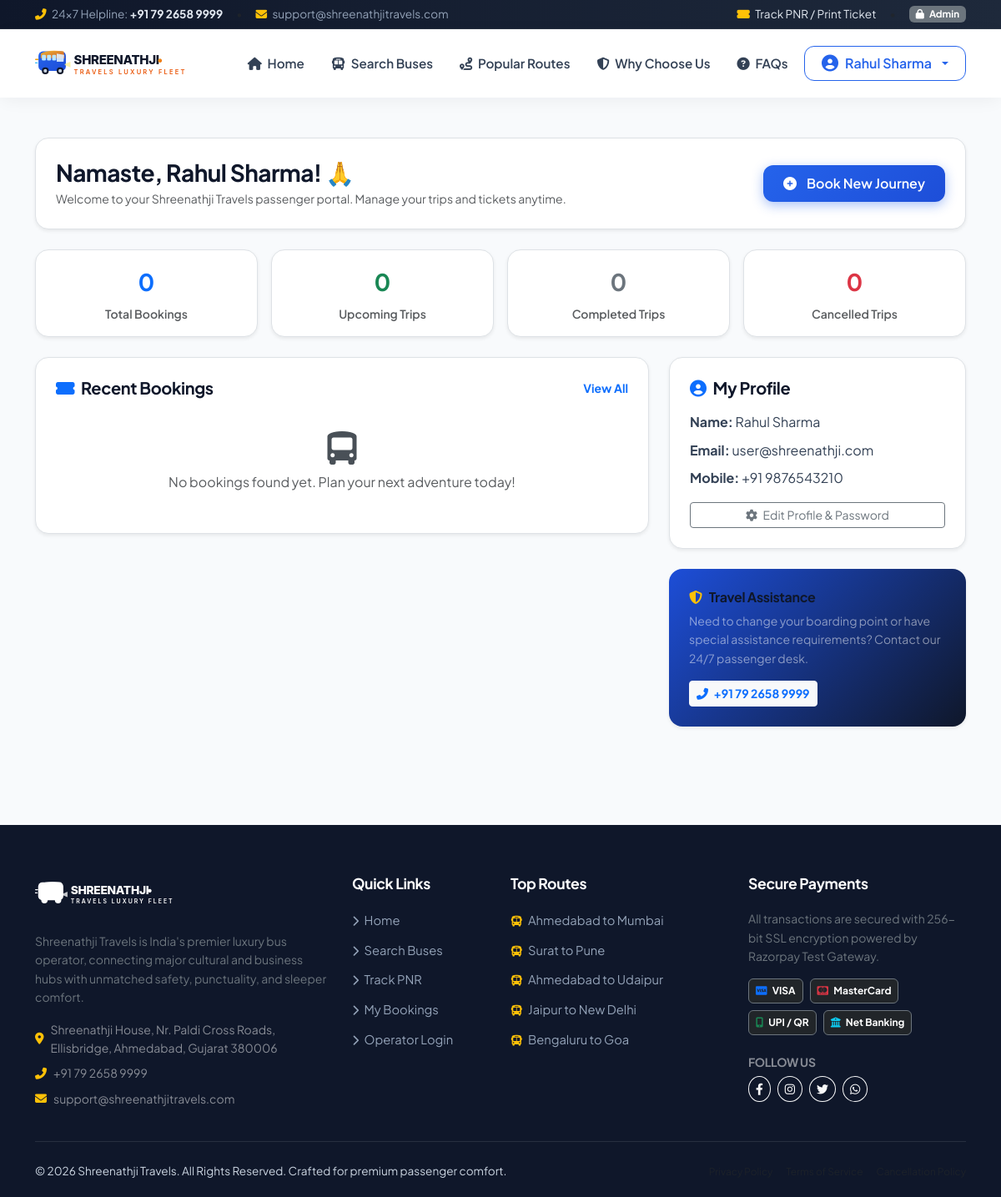
/user/dashboard.php (signed in), run on the app's committed database.
### tables this page shows
CREATE TABLE IF NOT EXISTS `users` (
    `id` INT AUTO_INCREMENT PRIMARY KEY,
    `full_name` VARCHAR(100) NOT NULL,
    `email` VARCHAR(120) NOT NULL UNIQUE,
    `mobile` VARCHAR(15) NOT NULL UNIQUE,
    `password_hash` VARCHAR(255) NOT NULL,
    `gender` ENUM('male', 'female', 'other') NULL,
    `address` TEXT NULL,
    `is_active` TINYINT(1) DEFAULT 1,
    `created_at` TIMESTAMP DEFAULT CURRENT_TIMESTAMP,
    `updated_at` TIMESTAMP DEFAULT CURRENT_TIMESTAMP ON UPDATE CURRENT_TIMESTAMP,
    INDEX `idx_user_email` (`email`),
    INDEX `idx_user_mobile` (`mobile`)
);

### includes/auth.php (called while the page is built, shortened)
<?php
function getCurrentUser(): ?array {
    $db = getDB();
    $stmt = $db->prepare("SELECT id, full_name, email, mobile, gender, address, created_at FROM users WHERE id = ? AND is_active = 1 LIMIT 1");
    $stmt->execute([$_SESSION['user_id']]);
    return $stmt->fetch() ?: null;
}

### includes/functions.php (called while the page is built, shortened)
<?php
function e(?string $str): string {
    return htmlspecialchars((string)$str, ENT_QUOTES, 'UTF-8');
}

### config/app.php (called while the page is built, shortened)
<?php
return [
    'app_name' => 'Shreenathji Travels',
    'tagline' => 'Your Journey, Our Responsibility',
    'base_url' => 'http://localhost/online_bus',
    'admin_url' => 'http://localhost/online_bus/admin',
    'timezone' => 'Asia/Kolkata',
    'seat_lock_seconds' => 600,
    'tax_rate' => 0.05,
    'convenience_fee' => 25.00,
    'currency' => 'INR',
    'currency_symbol' => '₹',
    'session_name' => 'ST_TRAVELS_SESS',
    'support_phone' => '+91 79 2658 9999',
    'support_email' => 'support@shreenathjitravels.com',
    'office_address' => 'Shreenathji House, Nr. Paldi Cross Roads, Ellisbridge, Ahmedabad, Gujarat 380006'
];

### user/dashboard.php (the view, shortened to what this page needs)
<?php
require_once __DIR__ . '/../includes/auth.php';
require_once __DIR__ . '/../includes/functions.php';
$user = getCurrentUser();
$appConfig = require __DIR__ . '/../config/app.php';
$db = getDB();
$userId = $user['id'];
$stats = [
    'total' => 0,
    'upcoming' => 0,
    'completed' => 0,
    'cancelled' => 0
];
$todayStr = date('Y-m-d');
$stmt = $db->prepare("SELECT
    COUNT(*) as total_bookings,
    SUM(CASE WHEN b.booking_status = 'confirmed' AND s.departure_date >= ? THEN 1 ELSE 0 END) as upcoming_bookings,
    SUM(CASE WHEN b.booking_status = 'confirmed' AND s.departure_date < ? THEN 1 ELSE 0 END) as completed_bookings,
    SUM(CASE WHEN b.booking_status = 'cancelled' THEN 1 ELSE 0 END) as cancelled_bookings
    FROM bookings b
    JOIN schedules s ON b.schedule_id = s.id
    WHERE b.user_id = ?");
$stmt->execute([$todayStr, $todayStr, $userId]);
$row = $stmt->fetch();
if ($row) {
    $stats['total'] = (int)$row['total_bookings'];
    $stats['upcoming'] = (int)$row['upcoming_bookings'];
    $stats['completed'] = (int)$row['completed_bookings'];
    $stats['cancelled'] = (int)$row['cancelled_bookings'];
}
$recStmt = $db->prepare("SELECT b.*,
                                s.departure_date, s.departure_time, s.arrival_time,
                                bus.bus_name, bus.bus_type,
                                fc.name as from_city, tc.name as to_city
                         FROM bookings b
                         JOIN schedules s ON b.schedule_id = s.id
                         JOIN buses bus ON s.bus_id = bus.id
                         JOIN routes r ON s.route_id = r.id
                         JOIN indian_cities fc ON r.from_city_id = fc.id
                         JOIN indian_cities tc ON r.to_city_id = tc.id
                         WHERE b.user_id = ?
                         ORDER BY b.id DESC
                         LIMIT 5");
$recStmt->execute([$userId]);
$recentBookings = $recStmt->fetchAll();
require_once __DIR__ . '/../includes/header.php';
require_once __DIR__ . '/../includes/navbar.php';
?>
<div class="container py-5">
  <div class="bg-white p-4 rounded-4 border shadow-sm mb-4">
    <div class="d-flex justify-content-between align-items-center flex-wrap gap-3">
      <div>
        <h3 class="fw-bold mb-1">Namaste, <?= e($user['full_name']) ?>! 🙏</h3>
        <p class="text-muted small mb-0">Welcome to your Shreenathji Travels passenger portal. Manage your trips and tickets anytime.</p>
      </div>
      <div>
        <a href="<?= $baseUrl ?>/buses/search.php" class="btn btn-st-primary">
          <i class="fas fa-plus-circle me-1"></i> Book New Journey
        </a>
      </div>
    </div>
  </div>
  <div class="row g-3 mb-4">
    <div class="col-6 col-md-3">
      <div class="bg-white p-3 rounded-4 border shadow-sm text-center">
        <div class="text-primary fs-3 fw-bold mb-1"><?= $stats['total'] ?></div>
        <div class="text-muted small fw-semibold">Total Bookings</div>
      </div>
    </div>
    <div class="col-6 col-md-3">
      <div class="bg-white p-3 rounded-4 border shadow-sm text-center">
        <div class="text-success fs-3 fw-bold mb-1"><?= $stats['upcoming'] ?></div>
        <div class="text-muted small fw-semibold">Upcoming Trips</div>
      </div>
    </div>
    <div class="col-6 col-md-3">
      <div class="bg-white p-3 rounded-4 border shadow-sm text-center">
        <div class="text-secondary fs-3 fw-bold mb-1"><?= $stats['completed'] ?></div>
        <div class="text-muted small fw-semibold">Completed Trips</div>
      </div>
    </div>
    <div class="col-6 col-md-3">
      <div class="bg-white p-3 rounded-4 border shadow-sm text-center">
        <div class="text-danger fs-3 fw-bold mb-1"><?= $stats['cancelled'] ?></div>
        <div class="text-muted small fw-semibold">Cancelled Trips</div>
      </div>
    </div>
  </div>
  <div class="row g-4">
    <div class="col-lg-8">
      <div class="bg-white p-4 rounded-4 border shadow-sm">
        <div class="d-flex justify-content-between align-items-center mb-3">
          <h5 class="fw-bold mb-0"><i class="fas fa-ticket-alt text-primary me-2"></i>Recent Bookings</h5>
          <a href="<?= $baseUrl ?>/user/my_bookings.php" class="small fw-bold text-primary">View All</a>
        </div>
        <?php if (empty($recentBookings)): ?>
          <div class="text-center py-4 text-muted">
            <i class="fas fa-bus-alt fs-1 text-light-emphasis mb-2 d-block"></i>
            No bookings found yet. Plan your next adventure today!
          </div>
        <?php endif; ?>
      </div>
    </div>
    <div class="col-lg-4">
      <div class="bg-white p-4 rounded-4 border shadow-sm mb-4">
        <h5 class="fw-bold mb-3"><i class="fas fa-user-circle text-primary me-2"></i>My Profile</h5>
        <div class="mb-2"><strong>Name:</strong> <?= e($user['full_name']) ?></div>
        <div class="mb-2"><strong>Email:</strong> <?= e($user['email']) ?></div>
        <div class="mb-3"><strong>Mobile:</strong> +91 <?= e($user['mobile']) ?></div>
        <a href="<?= $baseUrl ?>/user/profile.php" class="btn btn-outline-secondary btn-sm w-100">
          <i class="fas fa-cog me-1"></i> Edit Profile & Password
        </a>
      </div>
      <div class="p-4 rounded-4 text-white shadow-sm" style="background: linear-gradient(135deg, #1d4ed8, #0f172a);">
        <h6 class="fw-bold mb-2"><i class="fas fa-shield-alt text-warning me-2"></i>Travel Assistance</h6>
        <p class="small text-white-50 mb-3">Need to change your boarding point or have special assistance requirements? Contact our 24/7 passenger desk.</p>
        <a href="tel:<?= e($appConfig['support_phone']) ?>" class="btn btn-light btn-sm text-primary fw-bold">
          <i class="fas fa-phone-alt me-1"></i> <?= e($appConfig['support_phone']) ?>
        </a>
      </div>
    </div>
  </div>
</div>
<?php require_once __DIR__ . '/../includes/footer.php'; ?>

### assets/css/style.css (style rules this page uses)
:root { --primary-navy: #0f172a; --secondary-navy: #1e293b; --primary-blue: #1d4ed8; --royal-blue: #2563eb; --light-blue: #3b82f6; --soft-blue: #eff6ff; --accent-gold: #f59e0b; --accent-orange: #ea580c; --accent-amber: #fbbf24; --success-green: #10b981; --danger-red: #ef4444; --neutral-100: #f8fafc; --neutral-200: #e2e8f0; --neutral-300: #cbd5e1; --neutral-500: #64748b; --neutral-700: #334155; --neutral-900: #0f172a; --card-bg: rgba(255, 255, 255, 0.95); --card-shadow: 0 10px 30px -5px rgba(15, 23, 42, 0.08), 0 4px 12px -2px rgba(15, 23, 42, 0.04); --card-shadow-hover: 0 20px 35px -5px rgba(37, 99, 235, 0.15), 0 8px 16px -3px rgba(15, 23, 42, 0.08); --radius-sm: 8px; --radius-md: 12px; --radius-lg: 20px; --radius-xl: 28px; --font-main: 'Plus Jakarta Sans', system-ui, -apple-system, sans-serif; --transition-fast: all 0.2s cubic-bezier(0.4, 0, 0.2, 1); --transition-smooth: all 0.35s cubic-bezier(0.4, 0, 0.2, 1); }
* { box-sizing: border-box; }
body { font-family: var(--font-main); background-color: #f8fafc; color: var(--neutral-700); margin: 0; padding: 0; line-height: 1.6; overflow-x: hidden; }
h1, h2, h3, h4, h5, h6 { color: var(--primary-navy); font-weight: 700; letter-spacing: -0.02em; }
a { color: var(--royal-blue); text-decoration: none; transition: var(--transition-fast); }
.btn-st-primary { background: linear-gradient(135deg, #2563eb, #1d4ed8); color: #ffffff !important; font-weight: 600; padding: 10px 24px; border-radius: var(--radius-md); border: none; box-shadow: 0 4px 14px 0 rgba(37, 99, 235, 0.39); transition: var(--transition-fast); display: inline-flex; align-items: center; gap: 8px; }

### data on the page
users: full_name "Rahul Sharma", email "user@shreenathji.com", mobile "9876543210"

### other printed values
$appConfig['support_phone'] "+91 79 2658 9999"
$appConfig['support_email'] "support@shreenathjitravels.com"
$userName "Rahul Sharma"
$stats['total'] "0"
$stats['upcoming'] "0"
$stats['completed'] "0"
$stats['cancelled'] "0"
$appConfig['office_address'] "Shreenathji House, Nr. Paldi Cross Roads, Ellisbridge, Ahmedabad, Gujarat 380006"
